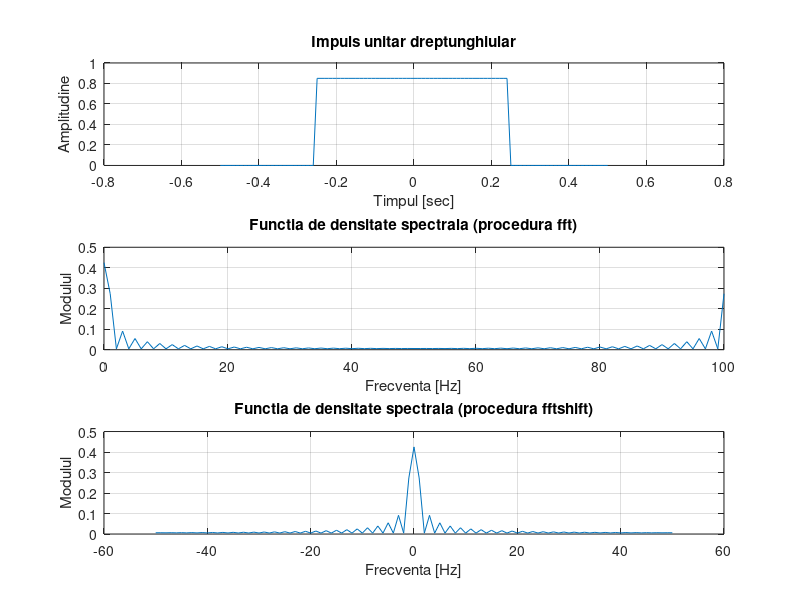

Write MATLAB code to recreate this figure.
pkg load signal
% Generarea semnalului impuls unitar dreptunghiular
Ts = 0.01; % Pasul de eșantionare
T = 1; % Durata analizei
A = 0.85; % Amplitudinea impulsului
w = 0.5; % Durata impulsului

N = T / Ts; % Numărul de eșantioane
t = -T / 2 : Ts : T / 2; % Vectorul timp

y = A * rectpuls(t, w); % Semnalul impuls unitar dreptunghiular
figure;
% Afisarea semnalului
subplot(311);
plot(t, y);
title('Impuls unitar dreptunghiular');
xlabel('Timpul [sec]');
ylabel('Amplitudine');
grid on;

% Aplicarea procedurii fft
x = fft(y) / N;
df = 1 / T;
Fm = 1 / Ts;
a = abs(x);
f = 0 : df : Fm;

% Afisarea functiei de densitate spectrala (procedura fft)
subplot(312);
plot(f, a);
grid on;
title('Functia de densitate spectrala (procedura fft)');
xlabel('Frecventa [Hz]');
ylabel('Modulul');

% Aplicarea procedurii fftshift
xp = fftshift(x);
a = abs(xp);
f1 = -Fm / 2 : df : Fm / 2;

% Afisarea functiei de densitate spectrala (procedura fftshift)
subplot(313);
plot(f1, a);
grid on;
title('Functia de densitate spectrala (procedura fftshift)');
xlabel('Frecventa [Hz]');
ylabel('Modulul');

